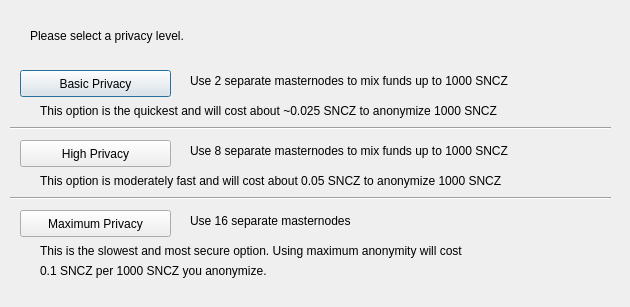
<?xml version="1.0" encoding="UTF-8"?>
<ui version="4.0">
 <class>DarksendConfig</class>
 <widget class="QDialog" name="DarksendConfig">
  <property name="geometry">
   <rect>
    <x>0</x>
    <y>0</y>
    <width>630</width>
    <height>307</height>
   </rect>
  </property>
  <property name="windowTitle">
   <string>Configure Darksend</string>
  </property>
  <widget class="QPushButton" name="buttonBasic">
   <property name="geometry">
    <rect>
     <x>20</x>
     <y>70</y>
     <width>151</width>
     <height>27</height>
    </rect>
   </property>
   <property name="text">
    <string>Basic Privacy</string>
   </property>
  </widget>
  <widget class="QPushButton" name="buttonHigh">
   <property name="geometry">
    <rect>
     <x>20</x>
     <y>140</y>
     <width>151</width>
     <height>27</height>
    </rect>
   </property>
   <property name="text">
    <string>High Privacy</string>
   </property>
  </widget>
  <widget class="QPushButton" name="buttonMax">
   <property name="geometry">
    <rect>
     <x>20</x>
     <y>210</y>
     <width>151</width>
     <height>27</height>
    </rect>
   </property>
   <property name="text">
    <string>Maximum Privacy</string>
   </property>
  </widget>
  <widget class="QLabel" name="label">
   <property name="geometry">
    <rect>
     <x>30</x>
     <y>20</y>
     <width>571</width>
     <height>31</height>
    </rect>
   </property>
   <property name="text">
    <string>Please select a privacy level.</string>
   </property>
  </widget>
  <widget class="QLabel" name="label_2">
   <property name="geometry">
    <rect>
     <x>190</x>
     <y>70</y>
     <width>421</width>
     <height>21</height>
    </rect>
   </property>
   <property name="text">
    <string>Use 2 separate masternodes to mix funds up to 1000 SNCZ</string>
   </property>
  </widget>
  <widget class="QLabel" name="label_3">
   <property name="geometry">
    <rect>
     <x>190</x>
     <y>140</y>
     <width>411</width>
     <height>21</height>
    </rect>
   </property>
   <property name="text">
    <string>Use 8 separate masternodes to mix funds up to 1000 SNCZ</string>
   </property>
  </widget>
  <widget class="QLabel" name="label_4">
   <property name="geometry">
    <rect>
     <x>190</x>
     <y>210</y>
     <width>421</width>
     <height>21</height>
    </rect>
   </property>
   <property name="text">
    <string>Use 16 separate masternodes</string>
   </property>
  </widget>
  <widget class="QLabel" name="label_6">
   <property name="geometry">
    <rect>
     <x>40</x>
     <y>100</y>
     <width>561</width>
     <height>21</height>
    </rect>
   </property>
   <property name="text">
    <string>This option is the quickest and will cost about ~0.025 SNCZ to anonymize 1000 SNCZ</string>
   </property>
  </widget>
  <widget class="QLabel" name="label_7">
   <property name="geometry">
    <rect>
     <x>40</x>
     <y>170</y>
     <width>561</width>
     <height>21</height>
    </rect>
   </property>
   <property name="text">
    <string>This option is moderately fast and will cost about 0.05 SNCZ to anonymize 1000 SNCZ</string>
   </property>
  </widget>
  <widget class="QLabel" name="label_8">
   <property name="geometry">
    <rect>
     <x>40</x>
     <y>240</y>
     <width>561</width>
     <height>21</height>
    </rect>
   </property>
   <property name="text">
    <string>This is the slowest and most secure option. Using maximum anonymity will cost</string>
   </property>
  </widget>
  <widget class="QLabel" name="label_9">
   <property name="geometry">
    <rect>
     <x>40</x>
     <y>260</y>
     <width>561</width>
     <height>21</height>
    </rect>
   </property>
   <property name="text">
    <string>0.1 SNCZ per 1000 SNCZ you anonymize.</string>
   </property>
  </widget>
  <widget class="Line" name="line">
   <property name="geometry">
    <rect>
     <x>10</x>
     <y>120</y>
     <width>601</width>
     <height>16</height>
    </rect>
   </property>
   <property name="orientation">
    <enum>Qt::Horizontal</enum>
   </property>
  </widget>
  <widget class="Line" name="line_2">
   <property name="geometry">
    <rect>
     <x>10</x>
     <y>190</y>
     <width>601</width>
     <height>16</height>
    </rect>
   </property>
   <property name="orientation">
    <enum>Qt::Horizontal</enum>
   </property>
  </widget>
 </widget>
 <resources/>
 <connections/>
</ui>
